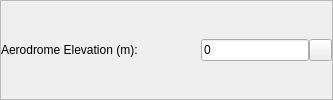
       <widget class="QFrame" name="frame_Altitude_4">
        <property name="sizePolicy">
         <sizepolicy hsizetype="Minimum" vsizetype="Preferred">
          <horstretch>0</horstretch>
          <verstretch>0</verstretch>
         </sizepolicy>
        </property>
        <property name="frameShape">
         <enum>QFrame::StyledPanel</enum>
        </property>
        <property name="frameShadow">
         <enum>QFrame::Raised</enum>
        </property>
        <layout class="QHBoxLayout" name="horizontalLayout_30">
         <property name="spacing">
          <number>0</number>
         </property>
         <property name="margin">
          <number>0</number>
         </property>
         <item>
          <widget class="QLabel" name="label_20">
           <property name="sizePolicy">
            <sizepolicy hsizetype="Preferred" vsizetype="Expanding">
             <horstretch>0</horstretch>
             <verstretch>0</verstretch>
            </sizepolicy>
           </property>
           <property name="minimumSize">
            <size>
             <width>200</width>
             <height>0</height>
            </size>
           </property>
           <property name="maximumSize">
            <size>
             <width>16777215</width>
             <height>16777215</height>
            </size>
           </property>
           <property name="font">
            <font>
             <family>Arial</family>
             <weight>50</weight>
             <bold>false</bold>
            </font>
           </property>
           <property name="text">
            <string>Aerodrome Elevation (m):</string>
           </property>
          </widget>
         </item>
         <item>
          <widget class="QLineEdit" name="txtAdElevation">
           <property name="sizePolicy">
            <sizepolicy hsizetype="MinimumExpanding" vsizetype="Fixed">
             <horstretch>0</horstretch>
             <verstretch>0</verstretch>
            </sizepolicy>
           </property>
           <property name="minimumSize">
            <size>
             <width>105</width>
             <height>0</height>
            </size>
           </property>
           <property name="maximumSize">
            <size>
             <width>16777215</width>
             <height>16777215</height>
            </size>
           </property>
           <property name="font">
            <font>
             <family>Arial</family>
             <weight>50</weight>
             <bold>false</bold>
            </font>
           </property>
           <property name="text">
            <string>0</string>
           </property>
          </widget>
         </item>
         <item>
          <widget class="QPushButton" name="btnCaptureAdElevation">
           <property name="maximumSize">
            <size>
             <width>23</width>
             <height>16777215</height>
            </size>
           </property>
           <property name="text">
            <string/>
           </property>
          </widget>
         </item>
        </layout>
       </widget>
